Frame 1 (no input): blank canvas, image omitted
Frame 60 (the mouse pressed at the canvas centre just before this capture): blank canvas, image omitted
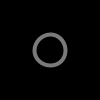
Frame 120 (the mouse held since frame 60 and released just before this capture)

The Processing sketch whose frames 1 and 60 were blank and that drew this single picture after the mouse press (run headless with seeded random() and noise(); from frame 60 on, the mouse is pressed at the canvas centre):

// Processing sketch: create_droplet
// ── create_droplet.pde
Ring r;

void setup() {
  size(100, 100); 
  r = new Ring();
}

void draw() {
  background(0);
  r.grow();
  r.display();
}

void mousePressed() {
  r.start(mouseX, mouseY);
}


class Ring {
  float x, y;          // X-coordinate, y-coordinate
  float diameter;      // Diameter of the ring
  boolean on = false;  // Turns the display on and off

  void start(float xpos, float ypos) {
    x = xpos;
    y = ypos; 

    diameter = 1;
    on = true;
  }
  
  void grow() {
    if (on == true) {
      diameter += 0.5;
      if (diameter > 400) {
        on = false;
        diameter = 1;
      }
    }
  }

  void display() {
    if (on == true) {
      noFill();
      strokeWeight(4);
      stroke(204, 153);
      ellipse(x, y, diameter, diameter);
    }
  }
}
